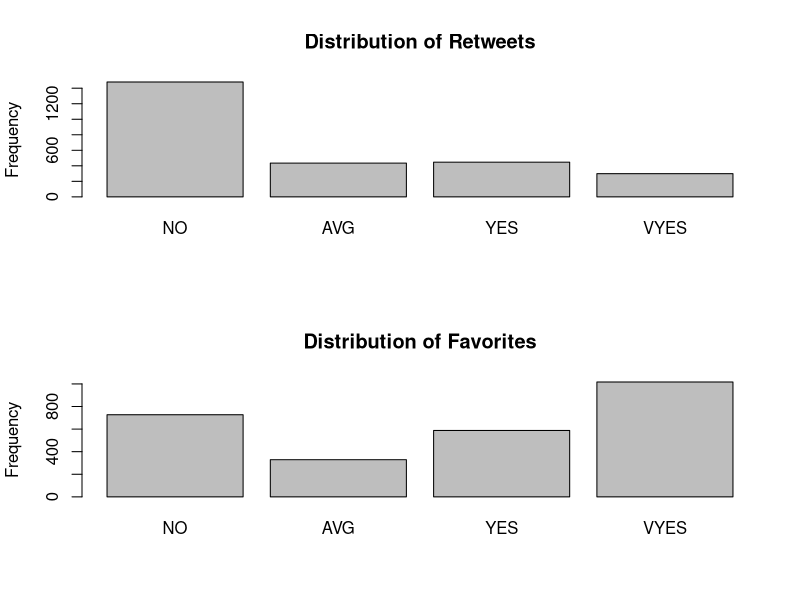
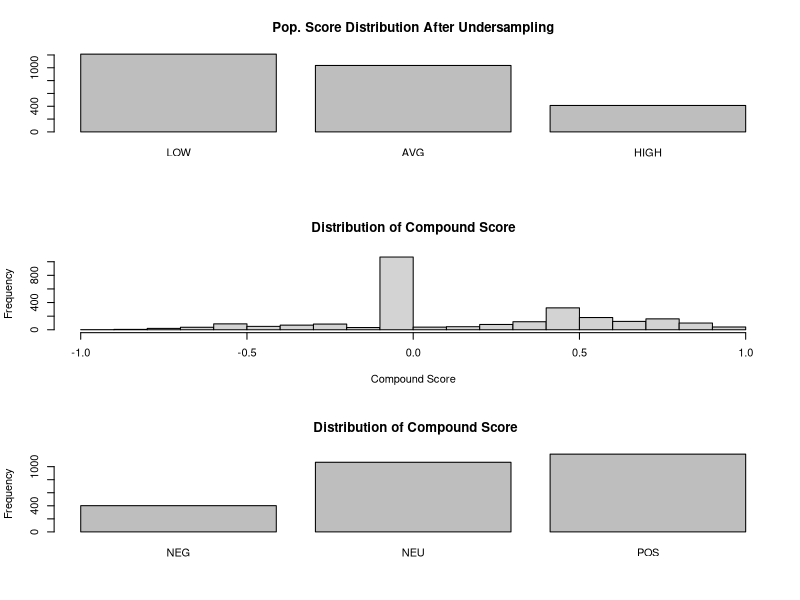
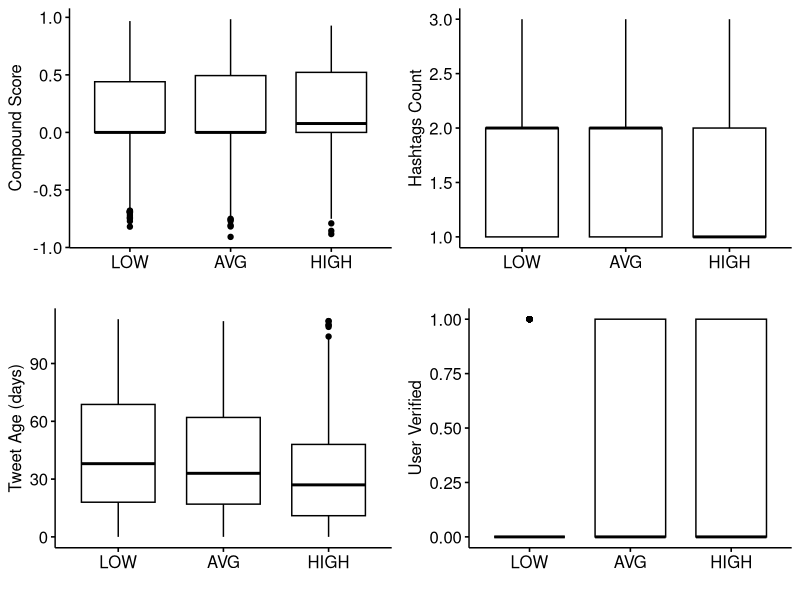
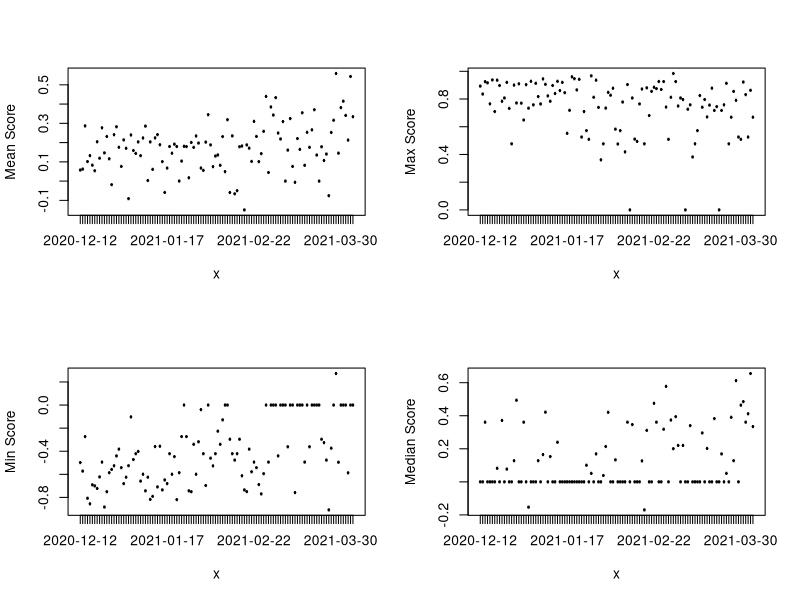

Source code (R) for these figures, in order:
getwd()
setwd("/Users/eylulaygun/Desktop/Year\ 5/stat\ 447B/CovidSentimentAnalysis")

library(ggplot2)
library(ggpubr)
library(forcats)

df <- read.csv("02-updated_dataframe-apr06.csv")
training_set <- read.csv("training_set.csv")

# fix the order of factoring for popularity score 
training_set$popularity_score_ctg <- as.factor(training_set$popularity_score_ctg)
training_set$popularity_score_ctg <- fct_infreq(training_set$popularity_score_ctg) #fixes order of factors
training_set$user_verified <- as.numeric(as.logical(training_set$user_verified))
df$popularity_score_ctg <- as.factor(df$popularity_score_ctg)
df$popularity_score_ctg <- fct_infreq(df$popularity_score_ctg)


# Data visualizations

# Plots for visualizing retweet and favorites calculation.
par(mfrow=c(2,1))
df$retweets_ctg <- cut(df$retweets, breaks = c(-0.01, 0.5, 1, 5, 700), labels =  c("NO", "AVG", "YES", "VYES"))
df$favorites_ctg <- cut(df$favorites, breaks = c(-0.01, 0.5, 1, 5, 2500), labels =  c("NO", "AVG", "YES", "VYES"))
plot(df$retweets_ctg, main = "Distribution of Retweets", ylab = "Frequency")
plot(df$favorites_ctg, main = "Distribution of Favorites", ylab = "Frequency")


# Plot for visualizing popularity and compound scores for entire dataset
par(mfrow=c(3,1))
plot(df$popularity_score_ctg, main = "Pop. Score Distribution After Undersampling")
hist(df$compound_score,  c(-1, -0.9, -0.8,-0.7, -0.6, -0.5,-0.4,-0.3, -0.2,-0.1, 0,0.1, 0.2,0.3, 0.4, 0.5, 0.6, 0.7, 0.8,0.9, 1), xlab = "Compound Score" , main = "Distribution of Compound Score")  # distribution, skewed towards positive
df$compound_score_ctg <- cut(df$compound_score, breaks = c(-1.1, -0.05, 0.05, 1.1), labels =  c("NEG", "NEU", "POS"))
plot(df$compound_score_ctg, ylab = "Frequency", main=" Distribution of Compound Score")

# Boxplot to distinguish useful explanatory variables
box_cs <- ggboxplot(data = training_set, x="popularity_score_ctg", y= "compound_score", xlab = "", ylab= "Compound Score") 
box_hc <- ggboxplot(data = training_set, x="popularity_score_ctg", y= "hashtags_count", xlab = "", ylab= "Hashtags Count") 
box_ta <- ggboxplot(data = training_set, x="popularity_score_ctg", y= "tweet_age",      xlab = "", ylab= "Tweet Age (days)") 
box_uv <- ggboxplot(data = training_set, x="popularity_score_ctg", y= "user_verified",  xlab = "", ylab= "User Verified") 
ggarrange(box_cs, box_hc, box_ta, box_uv)


# Correlation Tests, using Spearman Rank Correlation due to heavily skewed data
cor.test(df$retweets, df$favorites,  method = "spearman")     

cor.test(training_set$popularity_score, training_set$tweet_age, method = "spearman")
cor.test(training_set$popularity_score, training_set$compound_score, method = "spearman")
cor.test(training_set$popularity_score, training_set$hashtags_count, method = "spearman")
cor.test(training_set$popularity_score, training_set$user_verified, method = "spearman")
cor.test(training_set$compound_score,   training_set$tweet_age, method = "spearman")
cor.test(training_set$compound_score,   training_set$hashtags_count, method = "spearman")
cor.test(training_set$compound_score,   training_set$user_verified, method = "spearman")


par(mfrow=c(2,2))
# see how average compound score has changed over time for tweets
mean_score_by_day = aggregate(training_set$compound_score, by = list(training_set$date), FUN = mean )
plot( x = as.factor(mean_score_by_day$Group.1), y= mean_score_by_day$x, ylab = "Mean Score") 
max_score_by_date =  aggregate(training_set$compound_score, by = list(training_set$date), FUN = max )
plot( x = as.factor(max_score_by_date$Group.1), y= max_score_by_date$x, ylab = "Max Score") 
min_score_by_date = aggregate(training_set$compound_score, by= list(training_set$date), FUN = min)
plot( x = as.factor(min_score_by_date$Group.1), y= min_score_by_date$x, ylab = "Min Score") # increasing trend
median_score_by_date = aggregate(training_set$compound_score, by= list(training_set$date), FUN = median)
plot( x = as.factor(median_score_by_date$Group.1), y= median_score_by_date$x, ylab = "Median Score") # slightly? increase, most values are zero.
difference_min_max = max_score_by_date$x - min_score_by_date$x # over time, tweets get "milder"

# 
# par(mfrow=c(2,3))
# # How does number of hashtags change in terms of tweet sentiment
# for (i in 1:5){
#   sentiment_i_hashtag_count = df$hashtags_count[which(df$overall_sentiment == labels[i])]
#   sentiment_i_scores = df$compound_score[which(df$overall_sentiment == labels[i])]
#   print(head(sentiment_i_hashtag_count))
#   print(labels[i])
#   #boxplot(sentiment_i_scores, xlab = labels[i], ylab= "scores")
#   plot(sentiment_i_hashtag_count, xlab = labels[i], ylab= "hashtag count")
# }
# 
# 
# labels =  c("NO", "AVG", "YES", "VYES")
# par(mfrow=c(2,2))
# for (i in 1:4){
#   sentiment_i_hashtags = training_set$hashtags_count[which(training_set$retweets_ctg == labels[i])]
#   sentiment_i_scores = training_set$compound_score[which(training_set$retweets_ctg == labels[i])]
#   print(head(sentiment_i_scores))
#   print(labels[i])
#   #boxplot(sentiment_i_hashtags, xlab = labels[i], ylab= "# of hashtags")
#   plot(sentiment_i_hashtags, xlab = labels[i], ylab= "# of hashtags")
# }
# 
# 
# labels =  c("VNEG", "NEG", "NEU", "POS", "VPOS")
# par(mfrow=c(2,3))
# for (i in 1:5){
#   sentiment_i_retweets = df$retweets2[which(df$overall_sentiment == labels[i])]
#   sentiment_i_scores = df$compound_score[which(df$overall_sentiment == labels[i])]
#   print(head(sentiment_i_scores))
#   print(labels[i])
#   #boxplot(sentiment_i_scores, xlab = labels[i], ylab= "scores")
#   boxplot(sentiment_i_retweets, xlab = labels[i], ylab= "retweets^(1/4)")
# }
# 
